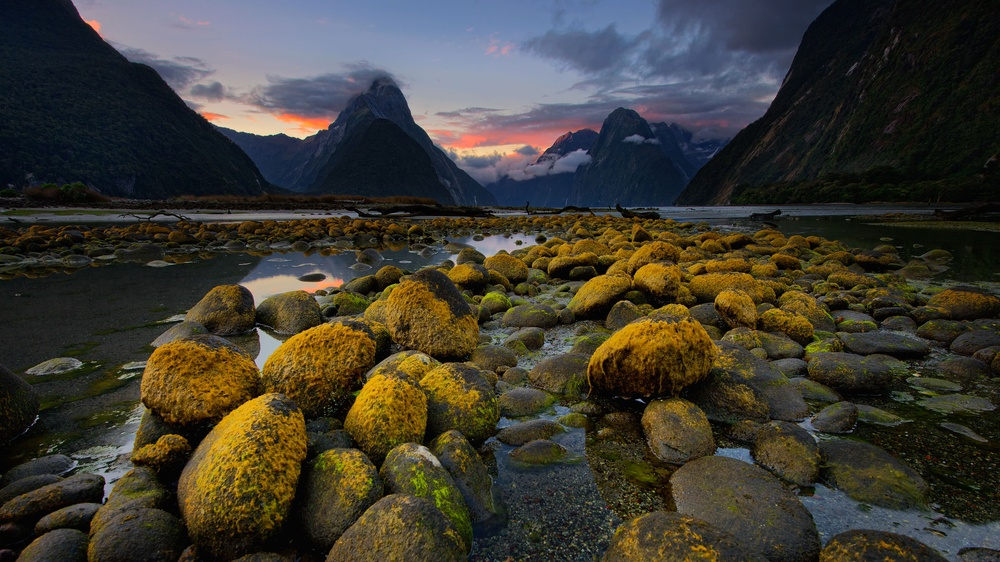
#> input picture imagem_exemplo.jpg, 1000 x 562 px, shrunk from 3840 x 2160 before the run
$ python cv2_visao.py
#> lines starting #> are read from the running program, lines starting #| are printed output that depends on the picture
'''
Programa: cv2_visao.py
Programa para demonstrar o uso da biblioteca OpenCV para processamento de imagens.
'''
import cv2
import os

# Função para simular um processamento de imagem
def processamento():
    # Carregar uma imagem
    imagem = cv2.imread('imagem_exemplo.jpg')
#> imagem is the input picture: shape (562, 1000, 3); mean B, G, R 49.5, 59.6, 62.7

    # Verificar se a imagem foi carregada corretamente
    if imagem is None:
        print("Erro ao carregar a imagem.")
        return

    # Exibir a imagem original
    cv2.imshow('Imagem Original', imagem)

    # Converter a imagem para escala de cinza
    cinza = cv2.cvtColor(imagem, cv2.COLOR_BGR2GRAY)
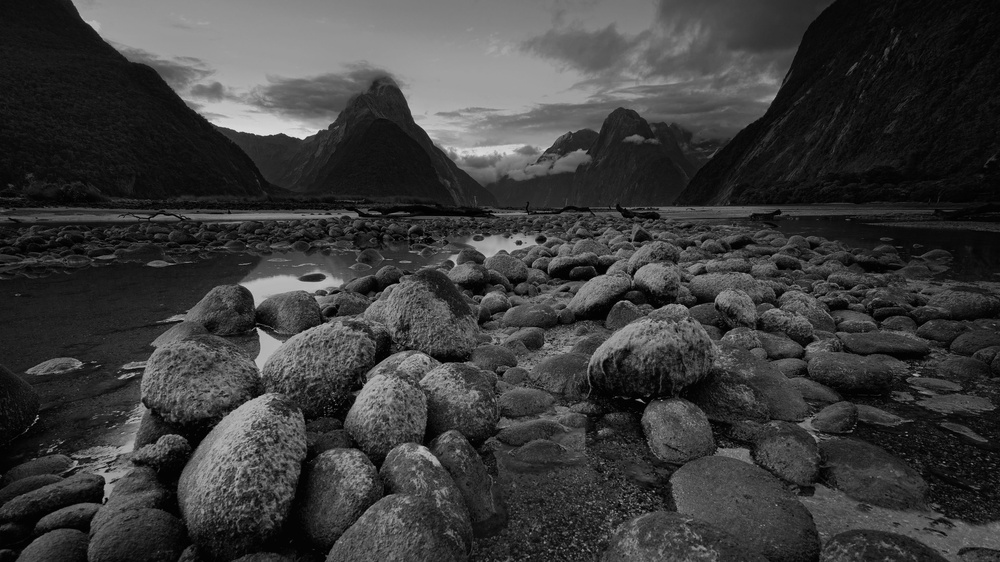
#> cinza: shape (562, 1000); min 0, max 232, mean 59.3

    # Exibir a imagem em escala de cinza
    cv2.imshow('Imagem em Escala de Cinza', cinza)

    # Aguardar até que uma tecla seja pressionada e fechar as janelas
    cv2.waitKey(0)
    cv2.destroyAllWindows()

# Função para exibir mensagem de término
def termino():
    print("Processamento concluído.")

# Função principal para testar o processamento de imagens
def main():
    os.system("cls" if os.name == "nt" else "clear")  # Limpa a tela
    processamento()
    termino()

if __name__ == "__main__":
    main()
